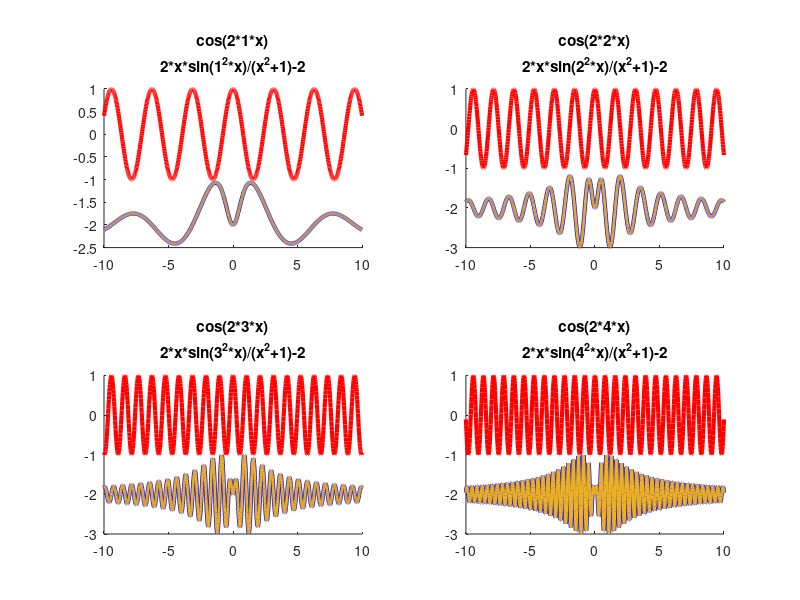

Source code (MATLAB):
%%%%%%%%%%%%%%%%%%%%%%%%%%%
% Midterm Number: Two
% Problem number: 3
% Student Name: Ping-MAo Huang
% Student ID: 0616098
% Email address: maomao.08190@gmail.com
% Department: CS
% Date: 5/23
%%%%%%%%%%%%%%%%%%%%%%%%%%%%
% close all windows
% clear variables, and clear screen
close all; clf; clear; clc;

% show Midterm Two Problem 2
disp('Midterm Two Problem 3')

axis([-10 10 -20 20]);
grid

dx = 0.02;
x = -10:dx:10;
y11 = cos(2 * 1 .* x);
y12 = 2 .* x .* sin(1 .^ 2 .* x) ./ (x .^ 2 + 1) - 2;
y21 = cos(2 * 2 .* x);
y22 = 2 .* x .* sin(2 .^ 2 .* x) ./ (x .^ 2 + 1) - 2;
y31 = cos(2 * 3 .* x);
y32 = 2 .* x .* sin(3 .^ 2 .* x) ./ (x .^ 2 + 1) - 2;
y41 = cos(2 * 4 .* x);
y42 = 2 .* x .* sin(4 .^ 2 .* x) ./ (x .^ 2 + 1) - 2;

clf
hold on
subplot(2, 2, 1);
plot(x, y11, 'color', 'red', 'linewidth', 3);
plot(x, y12, 'color', 'red', 'linewidth', 3);
subplot(2, 2, 2);    
plot(x, y21, 'color', 'red', 'linewidth', 3);
plot(x, y22, 'color', 'blue', 'linewidth', 3);
subplot(2, 2, 3);    
plot(x, y31, 'color', 'red', 'linewidth', 3);
plot(x, y32, 'color', 'blue', 'linewidth', 3);
subplot(2, 2, 4);    
plot(x, y41, 'color', 'red', 'linewidth', 3);
plot(x, y42, 'color', 'blue', 'linewidth', 3);
    
for k = 1 : -0.01 : 0
    pause(1 / 30);
    clf
    subplot(2, 2, 1);
    hold on
    plot(x, y11, 'color', 'red', 'linewidth', 3);
    plot(x, y12, 'color', 'blue', 'linewidth', 3);
    y13 = k .* y11 + (1 - k) .* y12;
    plot(x, y13, 'linewidth', 2);  
    title({'cos(2*1*x)'; '2*x*sin(1^2*x)/(x^2+1)-2'});
        
    subplot(2, 2, 2);
    hold on
    plot(x, y21, 'color', 'red', 'linewidth', 3);
    plot(x, y22, 'color', 'blue', 'linewidth', 3);
    y23 = k .* y21 + (1 - k) .* y22;
    plot(x, y23, 'linewidth', 2);
    title({'cos(2*2*x)'; '2*x*sin(2^2*x)/(x^2+1)-2'});
    
    subplot(2, 2, 3);
    hold on
    plot(x, y31, 'color', 'red', 'linewidth', 3);
    plot(x, y32, 'color', 'blue', 'linewidth', 3);
    y33 = k .* y31 + (1 - k) .* y32;
    plot(x, y33, 'linewidth', 2);
    title({'cos(2*3*x)'; '2*x*sin(3^2*x)/(x^2+1)-2'});
    
    subplot(2, 2, 4);
    hold on
    plot(x, y41, 'color', 'red', 'linewidth', 3);
    plot(x, y42, 'color', 'blue', 'linewidth', 3);
    y43 = k .* y41 + (1 - k) .* y42;
    plot(x, y43, 'linewidth', 2);
    title({'cos(2*4*x)'; '2*x*sin(4^2*x)/(x^2+1)-2'});

    if (k == 1)
        input('Press a key to continue...');
    end
end

